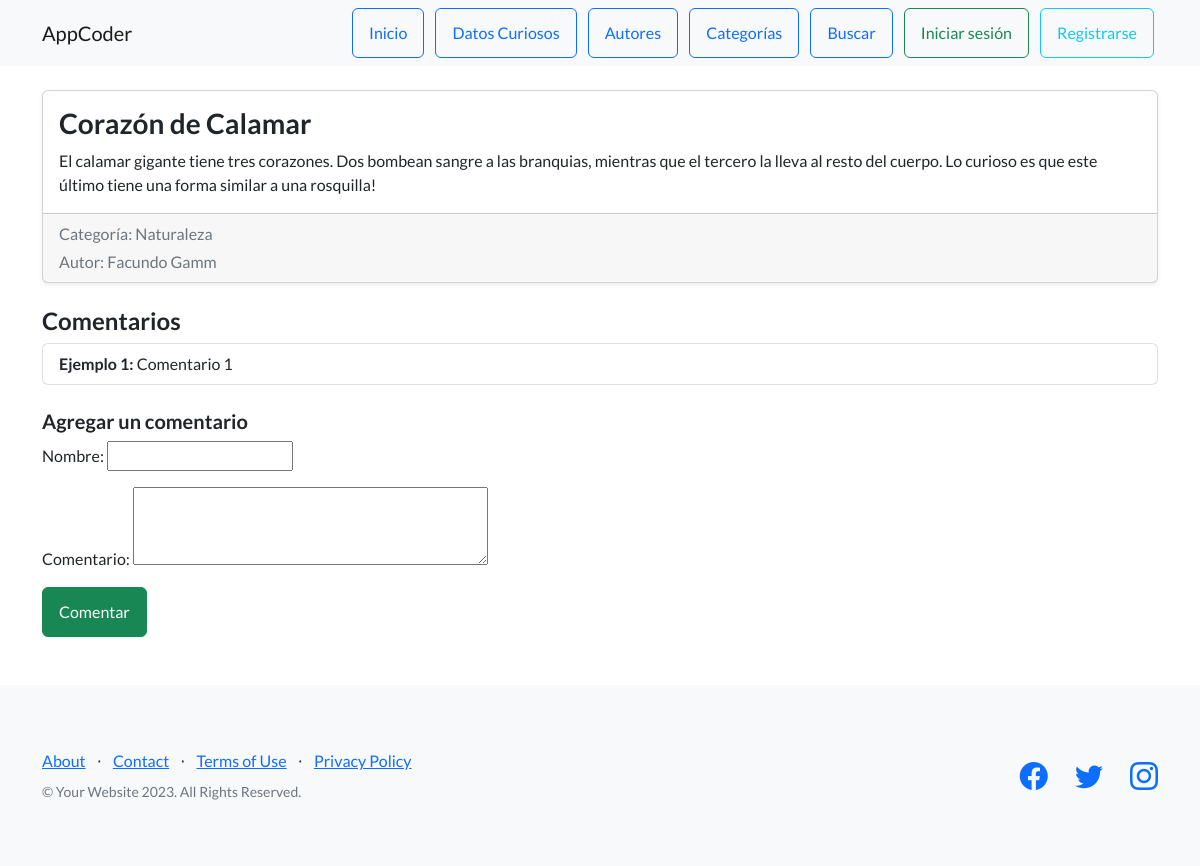
Page /datos/1/ on the committed database.
### AppCoder/models.py (models this page shows, shortened)
class DatoCurioso(models.Model):
    titulo = models.CharField(max_length=100)
    descripcion = models.TextField()
    categoria = models.ForeignKey(Categoria, on_delete=models.CASCADE)
    autor = models.ForeignKey(Autor, on_delete=models.CASCADE)

class Categoria(models.Model):
    nombre = models.CharField(max_length=100)
    def __str__(self):
        return self.nombre

class Autor(models.Model):
    nombre = models.CharField(max_length=50)
    apellido = models.CharField(max_length=50)
    pais = models.CharField(max_length=50)
    profesion = models.CharField(max_length=100, blank=True, null=True) #opcional
    def __str__(self):
        return f"{self.nombre} {self.apellido}"

class Comentario(models.Model):
    nombre =models.CharField(max_length=100)
    comentario = models.TextField()
    dato = models.ForeignKey(DatoCurioso, on_delete=models.CASCADE, related_name="comentarios")

### AppCoder/views.py (the view)
# urls.py: path('datos/<int:dato_id>/', views.detalle_dato, name='detalle_dato'),
def detalle_dato(request, dato_id):
    dato = get_object_or_404(DatoCurioso, id=dato_id)
    comentarios = dato.comentarios.all()
    if request.method == "POST":
        form = ComentarioForm(request.POST)
        if form.is_valid():
            comentario = form.save(commit=False)
            comentario.dato = dato
            comentario.save()
            return redirect("detalle_dato", dato_id=dato.id)
    else:
        form = ComentarioForm()
    return render(request, "AppCoder/detalle_dato.html", {
        "dato": dato,
        "comentarios": comentarios,
        "form": form
    })

### AppCoder/forms.py
class ComentarioForm(forms.ModelForm):
    class Meta:
        model = Comentario
        fields = ['nombre', 'comentario']
        widgets = {
            'comentario': forms.Textarea(attrs={'rows': 3}),
        }

### AppCoder/templates/AppCoder/detalle_dato.html (shortened to what this page needs)
{% extends 'AppCoder/padre.html' %}
{% load static %}
{% block contenido %}
<div class="container mt-4">
    <div class="card shadow-sm mb-4">
        <div class="card-body">
            <h3 class="card-title">{{ dato.titulo }}</h3>
            <p class="card-text">{{ dato.descripcion }}</p>
        </div>
        <div class="card-footer text-muted">
            <p class="mb-1">Categoría: {{ dato.categoria }}</p>
            <p class="mb-0">Autor: {{ dato.autor }}</p>
        </div>
    </div>
    <h4 class="mt-4">Comentarios</h4>
    {% if comentarios %}
        <ul class="list-group mb-4">
            {% for comentario in comentarios %}
                <li class="list-group-item">
                    <strong>{{ comentario.nombre }}:</strong> {{ comentario.comentario }}
                </li>
            {% endfor %}
        </ul>
    {% else %}
        <p class="text-muted">Aún no hay comentarios.</p>
    {% endif %}
    <h5 class="mt-4">Agregar un comentario</h5>
    <form method="POST" class="mb-5">
        {{ form.as_p }}
        <button type="submit" class="btn btn-success">Comentar</button>
    </form>
</div>
{% endblock %}

### rows in the picture
DatoCurioso: titulo "Corazón de Calamar", descripcion "El calamar gigante tiene tres corazones. Dos bombean sangre a las branquias, mientras que el tercero la lleva al resto del cuerpo. Lo curioso es que este último tiene una forma similar a una rosquilla!", categoria "Naturaleza", autor "Facundo Gamm"
Comentario: nombre "Ejemplo 1", comentario "Comentario 1"
